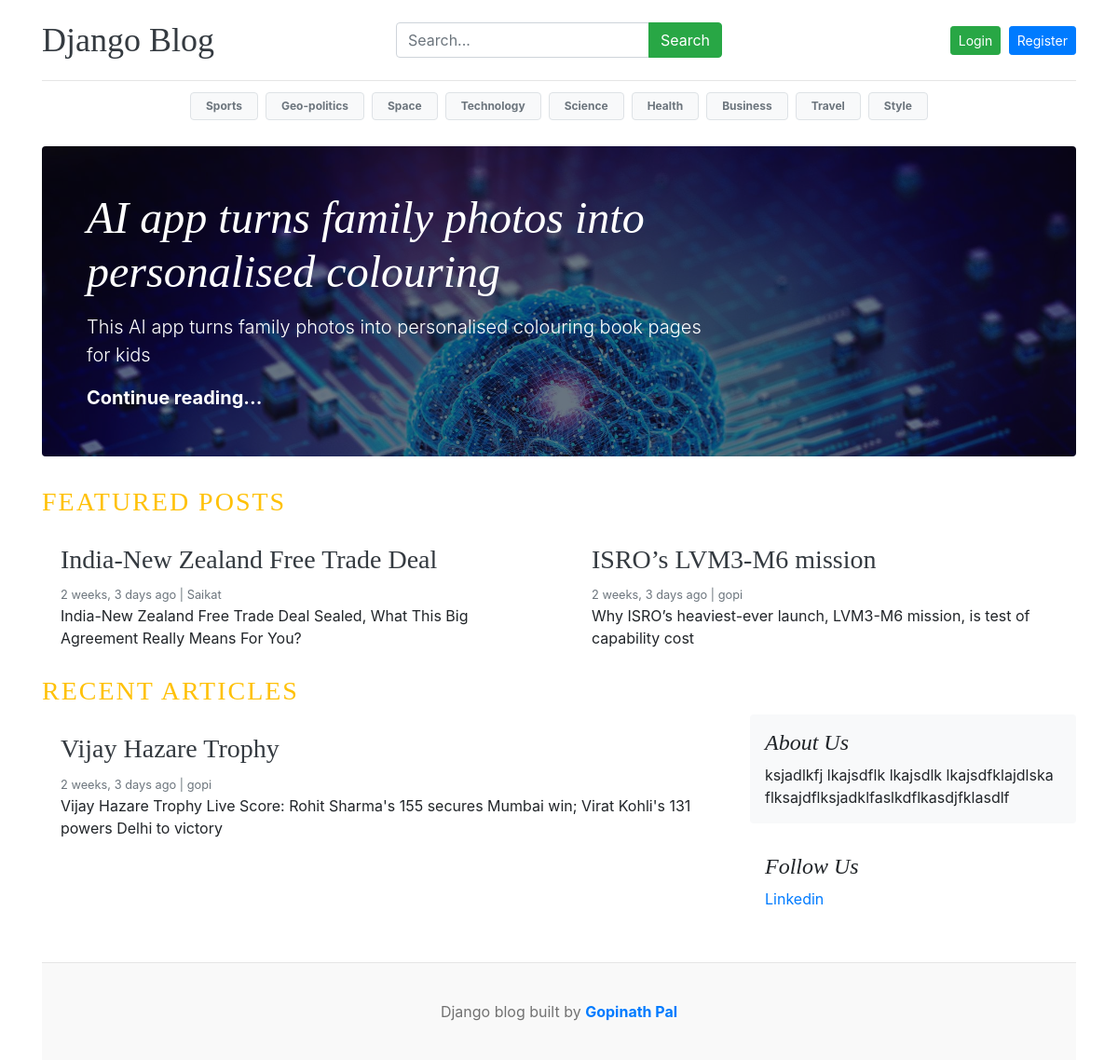
The page / on the database its author committed.
### blogs/models.py (models this page shows, shortened)
class Category(models.Model):
    category_name = models.CharField(max_length=50, unique=True)
    created_at = models.DateTimeField(auto_now_add=True)
    updated_at = models.DateTimeField(auto_now=True)
    class Meta:
        verbose_name_plural = 'categories'

class Blog(models.Model):
    title = models.CharField(max_length=100)
    slug = models.SlugField(max_length=150, unique=True, blank=True)
    category = models.ForeignKey(Category, on_delete=models.CASCADE)
    author = models.ForeignKey(User, on_delete=models.CASCADE)
    featured_image = models.ImageField(upload_to='uploads/%Y/%m/%d')
    short_description = models.TextField(max_length=500)
    blog_body = models.TextField(max_length=8000)
    status = models.CharField(max_length=20, choices=STATUS_CHOICES, default="Draft")
    is_featured = models.BooleanField(default=False)
    created_at = models.DateTimeField(auto_now_add=True)
    updated_at = models.DateTimeField(auto_now=True)

class About(models.Model):
    about_heading = models.CharField(max_length=25)
    about_description = models.TextField(max_length=255)
    created_at = models.DateTimeField(auto_now_add=True)
    updated_at = models.DateTimeField(auto_now=True)
    class Meta:
        verbose_name_plural = 'About'

class SocialLink(models.Model):
    platform = models.CharField(max_length=50)
    link = models.URLField(max_length=100)
    created_at = models.DateTimeField(auto_now_add=True)
    updated_at = models.DateTimeField(auto_now=True)

### blogs/views.py (the view)
# urls.py: 2. Add a URL to urlpatterns:  path('', views.home, name='home')
def home(request):
    featured_posts = Blog.objects.filter(is_featured=True, status='Published').order_by('updated_at')
    posts = Blog.objects.filter(is_featured=False, status='Published').order_by('updated_at')
    try:
        about = About.objects.get()
    except:
        about = None
    context = {
        'featured_posts': featured_posts,
        'posts': posts,
        'about': about,
    }
    return render(request, 'home.html', context)

### blogs/context_processors.py (called while the page is built)
def get_categories(request):
    categories = Category.objects.all()
    return dict(categories=categories)

def get_social_links(request):
    social_links = SocialLink.objects.all()
    return dict(social_links=social_links)

### templates/home.html (shortened to what this page needs)
{% extends "base.html" %}
{% block content %}
  <div>
    {% for post in featured_posts%}
      {% if forloop.first %}
        <div class="jumbotron p-3 p-md-5 text-white rounded bg-dark" style="background-image: url({{post.featured_image.url}});background-blend-mode: overlay;background-size:cover;">
          <div class="col-md-8 px-0">
            <h1 class="display-4 font-italic">{{post.title}}</h1>
            <p class="lead my-3">{{post.short_description | truncatewords:25}}</p>
            <p class="lead mb-0"><a href="{% url 'blogs' post.slug %}" class="text-white font-weight-bold">Continue reading...</a></p>
          </div>
        </div>
      {% endif %}
    {% endfor %}
    <h3 class="text-uppercase text-warning" style="letter-spacing: 2px;">Featured Posts</h3>
    <div class="row mb-2">
      {% for post in featured_posts %}
      {% if not forloop.first %}
          <div class="col-md-6">
            <div class="card border-0" >
              <div class="card-body">
                <h3><a href="{% url 'blogs' post.slug %}" class="text-dark">{{post.title}}</a></h3>
                <small class="mb-1 text-muted">{{post.created_at | timesince}} ago | {{post.author}}</small>
                <p class="card-text">{{post.short_description | truncatewords:25}}</p>
              </div>
            </div>
          </div>
        {% endif %}
      {% endfor %}
    </div>
    <h3 class="text-uppercase text-warning" style="letter-spacing: 2px;">Recent Articles</h3>
    <main role="main" class="container p-0">
      <div class="row">
        <div class="col-md-8 blog-main">
          {% for post in posts %}
            <div class="card border-0" >
              <div class="card-body">
                <h3><a href="{% url 'blogs' post.slug %}" class="text-dark">{{post.title}}</a></h3>
                <small class="mb-1 text-muted">{{post.created_at | timesince}} ago | {{post.author}}</small>
                <p class="card-text">{{post.short_description | truncatewords:25}}</p>
              </div>
            </div>
          {% endfor %}
        </div>
        <aside class="col-md-4 blog-sidebar">
          <div class="p-3 mb-3 bg-light rounded">
            <h4 class="font-italic">{{about.about_heading}}</h4>
            <p class="mb-0">{{about.about_description}}</p>
          </div>
          {% if social_links %}
          <div class="p-3">
            <h4 class="font-italic">Follow Us</h4>
            <ol class="list-unstyled">
              {% for i in social_links %}
              <li><a href="{{i.link}}" target="_blank">{{i.platform}}</a></li>
              {% endfor %}
            </ol>
          </div>
          {% endif %}
        </aside>
      </div>
    </main>
  </div>
{% endblock %}

### templates/base.html (shortened to what this page needs)
{% load static %}
<!DOCTYPE html>
<html lang="en">
<head>
    <link href="https://getbootstrap.com/docs/4.0/dist/css/bootstrap.min.css" rel="stylesheet">
    <link rel="stylesheet" href="https://cdnjs.cloudflare.com/ajax/libs/font-awesome/4.7.0/css/font-awesome.min.css">
    <link href="{% static 'css/blog.css' %}" rel="stylesheet">
</head>
<body>
<div class="container">
  <header class="blog-header py-3">
    <div class="row align-items-center">
      <div class="col-12 col-md-4 text-center text-md-left mb-2 mb-md-0">
        <a class="blog-header-logo text-dark" href="/">Django Blog</a>
      </div>
      <div class="col-12 col-md-4 mb-2 mb-md-0">
        <form action="{% url 'search' %}" method="get">
          <div class="input-group">
            <input
              type="text"
              name="keyword"
              value="{{ keyword }}"
              class="form-control"
              placeholder="Search..."
            />
            <div class="input-group-append">
              <button class="btn btn-success" type="submit">Search</button>
            </div>
          </div>
        </form>
      </div>
      <div class="col-12 col-md-4 text-center text-md-right">
        {% if user.is_authenticated %}
          <a href="{% url 'dashboard' %}" class="btn btn-warning btn-sm mr-2">
            👤 Dashboard
          </a>
          <a href="{% url 'logout' %}" class="btn btn-danger btn-sm">
            Logout
          </a>
        {% else %}
          <a href="{% url 'login' %}" class="btn btn-success btn-sm mr-1">
            Login
          </a>
          <a href="{% url 'register' %}" class="btn btn-primary btn-sm">
            Register
          </a>
        {% endif %}
      </div>
    </div>
  </header>
  <div class="py-2 mb-3">
    <div class="row">
      <div class="col-12">
        <div class="d-flex flex-wrap justify-content-center">
          {% for category in categories %}
            <a
              href="{% url 'posts_by_category' category.id %}"
              class="badge badge-light border text-muted m-1 px-3 py-2"
            >
              {{ category.category_name }}
            </a>
          {% endfor %}
        </div>
      </div>
    </div>
  </div>
  {% block content %}{% endblock %}
  <footer class="blog-footer text-center mt-4">
    <p>Django blog built by <b class="text-primary">Gopinath Pal</b></p>
  </footer>
</div>
</body>
</html>

### blog_main/static/css/blog.css (style rules this page uses)
.blog-header { border-bottom: 1px solid #e5e5e5; }
.blog-header-logo { font-family: "Playfair Display", Georgia, "Times New Roman", serif; font-size: 2.25rem; }
h1, h2, h3, h4, h5, h6 { font-family: "Playfair Display", Georgia, "Times New Roman", serif; }
.display-4 { font-size: 2.5rem; }
@media (min-width: 768px) { .display-4 { font-size: 3rem; } }
.blog-footer { padding: 2.5rem 0; color: #727272; text-align: center; background-color: #f9f9f9; border-top: .05rem solid #e5e5e5; }
.blog-footer p:last-child { margin-bottom: 0; }

### rows shown on the page
Category: category_name "Sports"
Category: category_name "Geo-politics"
Category: category_name "Space"
Category: category_name "Technology"
Category: category_name "Science"
Category: category_name "Health"
Category: category_name "Business"
Category: category_name "Travel"
Category: category_name "Style"
Blog: featured_image (picture), title "AI app turns family photos into personalised colouring", short_description "This AI app turns family photos into personalised colouring book pages for kids"
Blog: title "India-New Zealand Free Trade Deal", created_at "2 weeks, 3 days", author "Saikat", short_description "India-New Zealand Free Trade Deal Sealed, What This Big Agreement Really Means For You?"
Blog: title "ISRO’s LVM3-M6 mission", created_at "2 weeks, 3 days", author "gopi", short_description "Why ISRO’s heaviest-ever launch, LVM3-M6 mission, is test of capability cost"
Blog: title "Vijay Hazare Trophy", created_at "2 weeks, 3 days", author "gopi", short_description "Vijay Hazare Trophy Live Score: Rohit Sharma's 155 secures Mumbai win; Virat Kohli's 131 powers Delhi to victory"
About: about_heading "About Us", about_description "ksjadlkfj lkajsdflk lkajsdlk lkajsdfklajdlska flksajdflksjadklfaslkdflkasdjfklasdlf"
SocialLink: platform "Linkedin"
